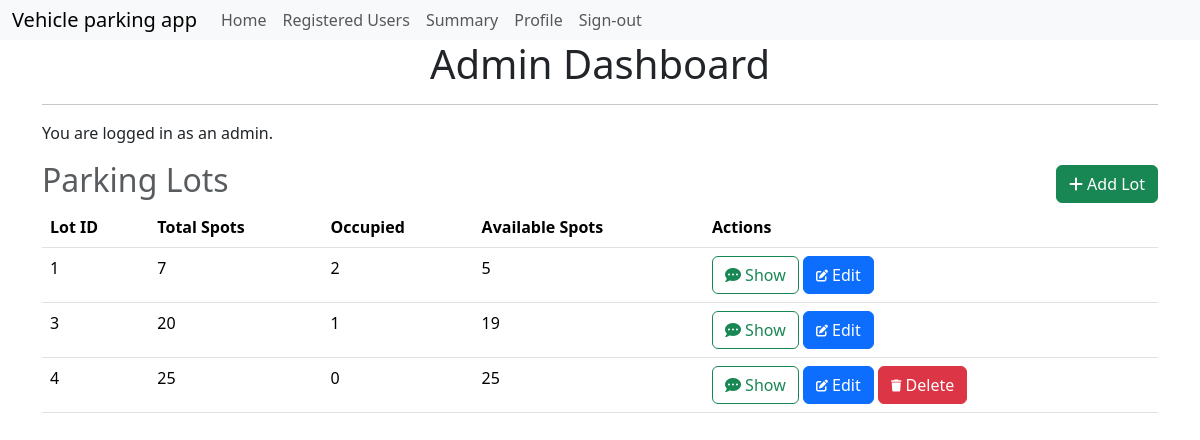
Screenshot of /admin_home (signed in) with the database file from the repository.
### models.py (models this page shows)
class Parkinglot(db.Model):
    __tablename__='parking_lot'
    id=db.Column(db.Integer,primary_key=True)
    primary_location_name=db.Column(db.String(64),unique=True,nullable=False)
    price=db.Column(db.Integer,nullable=False)
    address=db.Column(db.String(128),nullable=False)
    pin_code=db.Column(db.Integer,nullable=False)
    maximum_number_of_spots=db.Column(db.Integer,nullable=False)
    spaces=db.relationship('Parkingspace',backref='parkinglot',cascade='all, delete-orphan',lazy='dynamic')

### routes.py (the view)
@app.route('/admin_home')
@admin_required
def admin_home():
    user = User.query.get(session['user_id'])
    if not user.isadmin:
        flash('You are not allowed to access this page')
        return redirect(url_for('home'))
    lots=Parkinglot.query.all()
    for lot in lots:
        lot.occupied=lot.spaces.filter_by(status='occupied').count()
        lot.total=lot.spaces.count()
        lot.available=lot.total- lot.occupied
    return render_template('admin_home.html', user=user,lots=lots)

### routes.py (called while the page is built)
def admin_required(func):
    @wraps(func)
    def inner(*args,**kwargs):
        if'user_id' not in session:
            flash('You need to login first')
            return redirect(url_for('signin'))
        user=User.query.get(session['user_id'])
        if not user.isadmin:
            flash('You are not allowed to view this page')
            return redirect(url_for('home'))
        return func(*args,**kwargs)
    return inner

### templates/admin_home.html (shortened to what this page needs)
{% extends 'layout.html' %}
{% block content %}
  <h1>Admin Dashboard</h1>
  <hr>
  <p>You are logged in as an admin.</p>
<div class="heading">
  <h2 class="text-muted">Parking Lots</h2>
  <a class="btn btn-success" href="{{url_for('add_lot')}}">
      <i class="fas fa-plus"></i>
      Add Lot
  </a>
</div>
  <table class="table">
  <thead>
    <tr>
      <th>Lot ID</th>
      <th>Total Spots</th>
      <th>Occupied</th>
      <th>Available Spots</th>
      <th>Actions</th>
    </tr>
  </thead>
  <tbody>
    {% for lot in lots %}
    <tr>
      <td>{{lot.id}}</td>
      <td>{{ lot.total}}</td>
      <td>{{lot.occupied}}</td>
      <td>{{lot.available}}</td>
      <td>
        <a  href="{{ url_for('show_spot',lot_id=lot.id) }}" class="btn btn-outline-success">
          <i class="fas fa-comment-dots"></i>
          Show
        </a>
        <a class ="btn btn-primary" href="{{ url_for('edit_lot', lot_id=lot.id) }}">
          <i class="fas fa-edit fa-xs"></i>
          Edit
        </a>
        {% if lot.occupied==0 %}
        <a href="{{ url_for('delete_lot', lot_id=lot.id) }}" class="btn btn-danger">
         <i class="fas fa-trash fa-xs"></i>
           Delete
        </a>
        {% endif %}
      </td>
    </tr>
    {% endfor %}
  </tbody>
</table>
{% endblock %}

### templates/layout.html (style rules this page uses)
body { padding:0; margin:0; }

### templates/admin_home.html (style rules this page uses)
h1,h2 { text-align:center; }
.heading { display:flex; justify-content: space-between; align-items: center; }

### rows the page displays
Parkinglot: id "1", total "7", occupied "2", available "5"
Parkinglot: id "3", total "20", occupied "1", available "19"
Parkinglot: id "4", total "25", occupied "0", available "25"
